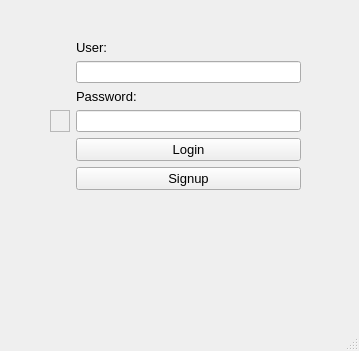
<?xml version="1.0" encoding="UTF-8"?>
<ui version="4.0">
 <class>MainWindow</class>
 <widget class="QMainWindow" name="MainWindow">
  <property name="geometry">
   <rect>
    <x>0</x>
    <y>0</y>
    <width>359</width>
    <height>351</height>
   </rect>
  </property>
  <property name="windowTitle">
   <string>MainWindow</string>
  </property>
  <widget class="QWidget" name="centralwidget">
   <widget class="QWidget" name="layoutWidget">
    <property name="geometry">
     <rect>
      <x>50</x>
      <y>40</y>
      <width>251</width>
      <height>241</height>
     </rect>
    </property>
    <layout class="QFormLayout" name="formLayout">
     <item row="0" column="1">
      <widget class="QLabel" name="User_label">
       <property name="font">
        <font>
         <pointsize>10</pointsize>
        </font>
       </property>
       <property name="text">
        <string>User:</string>
       </property>
      </widget>
     </item>
     <item row="2" column="1">
      <widget class="QLineEdit" name="user_name_LE"/>
     </item>
     <item row="3" column="1">
      <widget class="QLabel" name="password_label">
       <property name="font">
        <font>
         <pointsize>10</pointsize>
        </font>
       </property>
       <property name="text">
        <string>Password:</string>
       </property>
      </widget>
     </item>
     <item row="4" column="0">
      <widget class="QFrame" name="frame">
       <property name="frameShape">
        <enum>QFrame::StyledPanel</enum>
       </property>
       <property name="frameShadow">
        <enum>QFrame::Raised</enum>
       </property>
       <layout class="QGridLayout" name="gridLayout"/>
      </widget>
     </item>
     <item row="4" column="1">
      <widget class="QLineEdit" name="password_LE"/>
     </item>
     <item row="5" column="1">
      <widget class="QPushButton" name="login_Btn">
       <property name="font">
        <font>
         <pointsize>10</pointsize>
        </font>
       </property>
       <property name="text">
        <string>Login</string>
       </property>
      </widget>
     </item>
     <item row="6" column="1">
      <widget class="QPushButton" name="Signup_Btn">
       <property name="font">
        <font>
         <pointsize>10</pointsize>
        </font>
       </property>
       <property name="text">
        <string>Signup</string>
       </property>
      </widget>
     </item>
     <item row="7" column="1">
      <spacer name="verticalSpacer">
       <property name="orientation">
        <enum>Qt::Vertical</enum>
       </property>
       <property name="sizeHint" stdset="0">
        <size>
         <width>20</width>
         <height>40</height>
        </size>
       </property>
      </spacer>
     </item>
    </layout>
   </widget>
  </widget>
  <widget class="QMenuBar" name="menubar">
   <property name="geometry">
    <rect>
     <x>0</x>
     <y>0</y>
     <width>359</width>
     <height>26</height>
    </rect>
   </property>
  </widget>
  <widget class="QStatusBar" name="statusbar"/>
 </widget>
 <resources/>
 <connections/>
</ui>
